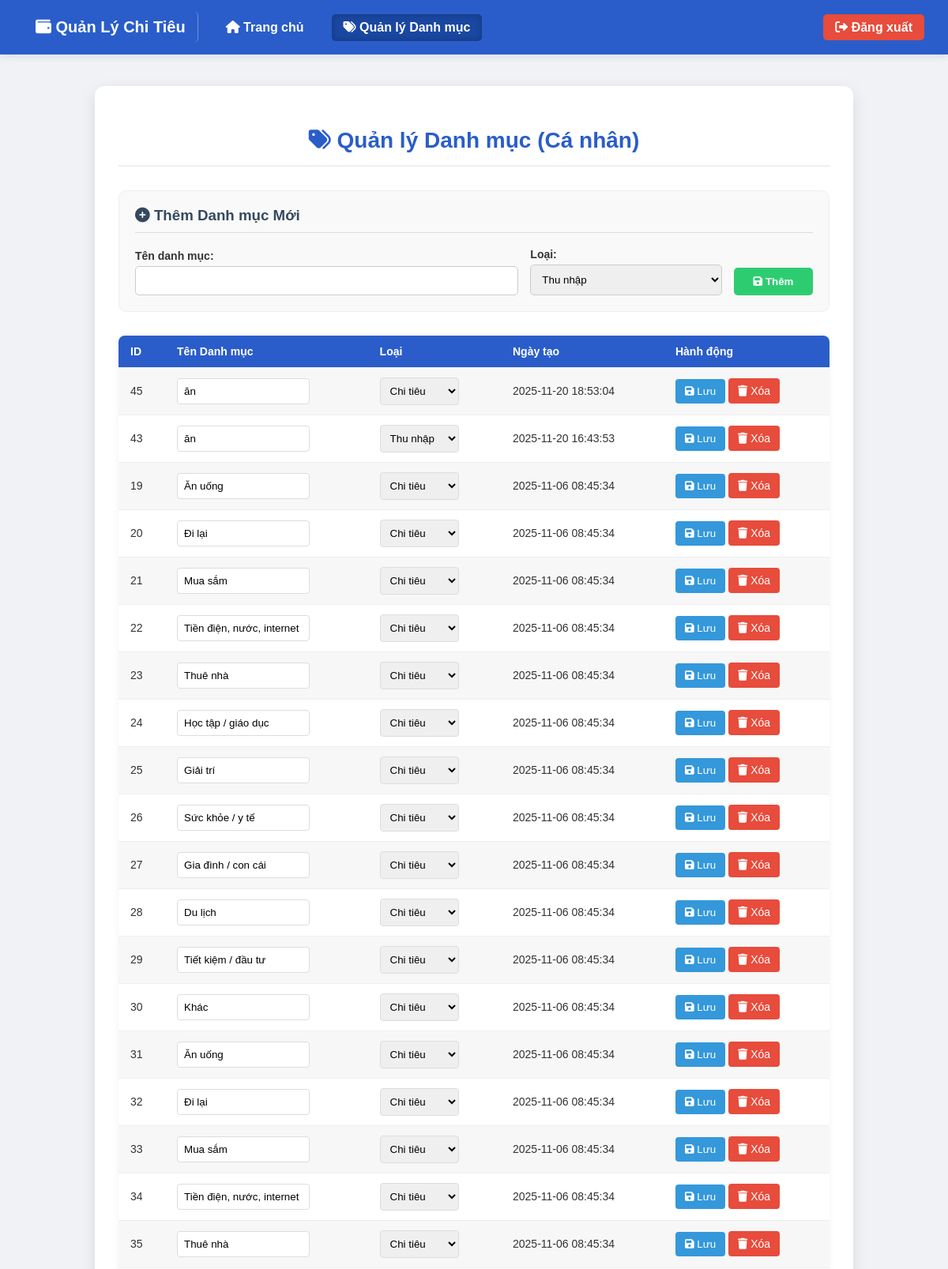
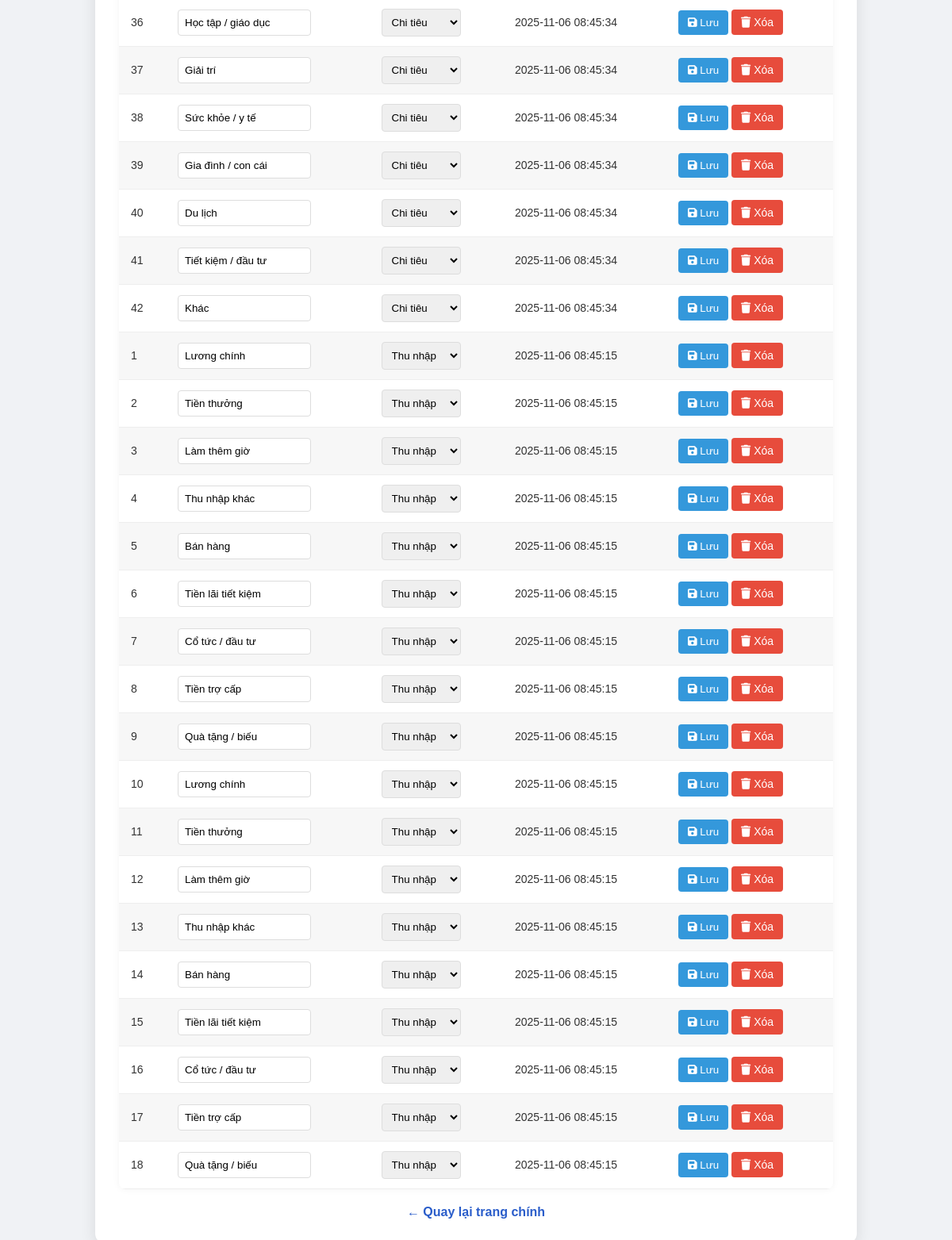
The page /quanlydanhmuc.php (signed in) on the database its author committed (2 pictures, top to bottom).
### tables this page shows
CREATE TABLE IF NOT EXISTS `categories` (
  `id` int NOT NULL AUTO_INCREMENT,
  `user_id` int NOT NULL,
  `name` varchar(150) NOT NULL,
  `type` enum('income','expense') NOT NULL,
  `created_at` timestamp NULL DEFAULT CURRENT_TIMESTAMP,
  PRIMARY KEY (`id`),
  KEY `user_id` (`user_id`)
);

### quanlydanhmuc.php (the view, shortened to what this page needs)
<?php
$servername = "localhost";
$username = "root";
$password = "";
$database = "Quanlythuchi";
$conn = mysqli_connect($servername, $username, $password, $database);
$user = $_SESSION['username'];
$result = mysqli_query($conn, "SELECT id, role FROM users WHERE username='$user'");
$row = mysqli_fetch_assoc($result);
$user_id = $row['id'];
$role = $row['role'];
$sql_categories = "SELECT c.*, u.username FROM categories c JOIN users u ON c.user_id = u.id";
if ($role === 'user') {
    $sql_categories .= " WHERE c.user_id='$user_id'";
}
$sql_categories .= " ORDER BY c.created_at DESC";
$categories_query = mysqli_query($conn, $sql_categories);
?>
<!DOCTYPE html>
<html lang="vi">
<head>
    <link rel="stylesheet" href="https://cdnjs.cloudflare.com/ajax/libs/font-awesome/6.0.0-beta3/css/all.min.css">
</head>
<body>
    <?php if ($role === 'admin'): ?>
        <nav class="navbar">
        <div class="navbar-left">
            <a href="admin.php" class="navbar-brand"><i class="fas fa-shield-alt"></i> ADMIN PANEL</a>
            <a href="quanlynguoidung.php"><i class="fas fa-users-cog"></i> Quản lý Người dùng</a>
            <a href="quanlydanhmuc.php"><i class="fas fa-tags"></i> Quản lý Danh mục</a>
            <a href="thongke_hethong.php"><i class="fas fa-chart-line"></i> Thống kê Hệ thống</a>
        </div>
        <div class="navbar-right">
            <a href="dangxuat.php"><i class="fas fa-sign-out-alt"></i> Đăng xuất</a>
        </div>
    </nav>
    <?php else: ?>
        <nav class="navbar">
            <div class="navbar-left">
                <a href="index.php" class="navbar-brand"><i class="fas fa-wallet"></i> Quản Lý Chi Tiêu</a>
                <a href="index.php"><i class="fas fa-home"></i> Trang chủ</a>
                <a href="quanlydanhmuc.php" class="active"><i class="fas fa-tags"></i> Quản lý Danh mục</a>
            </div>
            <div class="navbar-right">
                <a href="dangxuat.php"><i class="fas fa-sign-out-alt"></i> Đăng xuất</a>
            </div>
        </nav>
    <?php endif; ?>
<div class="container">
    <h2><i class="fas fa-tags"></i> Quản lý Danh mục <?php echo ($role === 'admin' ? '(Hệ thống)' : '(Cá nhân)'); ?></h2>
    <div class="add-category-form">
        <h3><i class="fas fa-plus-circle"></i> Thêm Danh mục Mới</h3>
        <form method="POST">
            <div class="form-grid">
                <div class="form-group">
                    <label>Tên danh mục:</label>
                    <input type="text" name="name" required>
                </div>
                <div class="form-group">
                    <label>Loại:</label>
                    <select name="type">
                        <option value="income">Thu nhập</option>
                    </select>
                </div>
                <button type="submit" name="add_category"><i class="fas fa-save"></i> Thêm</button>
            </div>
        </form>
    </div>
    <table>
        <tr>
            <th>ID</th>
            <th>Tên Danh mục</th>
            <th>Loại</th>
            <th>Ngày tạo</th>
            <th>Hành động</th>
        </tr>
        <?php if (mysqli_num_rows($categories_query) > 0): ?>
            <?php while ($cat = mysqli_fetch_assoc($categories_query)): ?>
                <tr>
                    <form method="POST">
                        <td><?php echo $cat['id']; ?></td>
                        <td><input type="text" name="name" value="<?php echo htmlspecialchars($cat['name']); ?>"></td>
                        <td>
                            <select name="type">
                                <option value="income" <?php if ($cat['type']=='income') echo 'selected'; ?>>Thu nhập</option>
                                <option value="expense" <?php if ($cat['type']=='expense') echo 'selected'; ?>>Chi tiêu</option>
                            </select>
                        </td>
                        <td><?php echo $cat['created_at']; ?></td>
                        <td>
                            <button type="submit" name="update_category"><i class="fas fa-save"></i> Lưu</button>
                            <a class="action-btn" href="quanlydanhmuc.php?delete_id=<?php echo $cat['id']; ?>" onclick="return confirm('Bạn có chắc chắn muốn xóa danh mục này?');"><i class="fas fa-trash"></i> Xóa</a>
                        </td>
                    </form>
                </tr>
            <?php endwhile; ?>
        <?php else: ?>
            <tr><td colspan="<?php echo $role === 'admin' ? '6' : '5'; ?>">Chưa có danh mục nào</td></tr>
        <?php endif; ?>
    </table>
    <div class="back">
        <?php if ($role === 'admin'): ?>
            <a href="admin.php">← Quay lại trang quản trị</a>
        <?php else: ?>
            <a href="index.php">← Quay lại trang chính</a>
        <?php endif; ?>
    </div>
</div>
</body>
</html>

### quanlydanhmuc.php (style rules this page uses)
body { font-family: 'Arial', sans-serif; background-color: #f0f2f5; color: #333; margin: 0; padding: 0; }
.navbar { background-color: #2a5dca; padding: 15px 30px; display: flex; justify-content: space-between; align-items: center; box-shadow: 0 2px 10px rgba(0, 0, 0, 0.1); position: sticky; top: 0; z-index: 1000; }
.navbar-left { display: flex; gap: 20px; align-items: center; }
.navbar-left a, .navbar-right a { color: white; text-decoration: none; font-weight: 600; padding: 8px 15px; border-radius: 5px; transition: background-color 0.3s; white-space: nowrap; }
.navbar-brand { font-size: 20px; font-weight: bold; color: white !important; padding: 0 15px 0 0; background: none !important; border-right: 1px solid rgba(255,255,255,0.3); }
.navbar-left a.active { background-color: #1a47a1; box-shadow: inset 0 0 10px rgba(0, 0, 0, 0.2); }
.navbar-right a { background-color: #e74c3c; }
.container { max-width: 900px; margin: 40px auto; background: #ffffff; padding: 30px; border-radius: 12px; box-shadow: 0 6px 20px rgba(0, 0, 0, 0.1); }
h2 { text-align: center; color: #2a5dca; margin-bottom: 30px; font-size: 28px; border-bottom: 2px solid #eee; padding-bottom: 15px; }
.add-category-form { background-color: #f9f9f9; padding: 20px; border-radius: 10px; margin-bottom: 30px; border: 1px solid #eee; }
.add-category-form h3 { margin-top: 0; color: #34495e; border-bottom: 1px solid #ddd; padding-bottom: 10px; }
.form-grid { display: grid; grid-template-columns: 2fr 1fr 100px; gap: 15px; align-items: end; }
.form-group label { display: block; margin-bottom: 5px; font-weight: 600; font-size: 14px; }
.add-category-form input[type="text"], .add-category-form select { width: 100%; padding: 10px; border: 1px solid #ccc; border-radius: 5px; box-sizing: border-box; }
.add-category-form button { padding: 10px 15px; background-color: #2ecc71; color: white; border: none; border-radius: 5px; cursor: pointer; font-weight: bold; transition: background 0.3s; }
table { width: 100%; border-collapse: collapse; margin-top: 15px; background-color: #fff; border-radius: 8px; overflow: hidden; box-shadow: 0 0 10px rgba(0, 0, 0, 0.05); }
th, td { padding: 12px 15px; text-align: left; border-bottom: 1px solid #eee; font-size: 14px; }
th { background-color: #2a5dca; color: white; font-weight: 600; }
tr:nth-child(even) { background-color: #f7f7f7; }
td input[type="text"] { width: 150px; }
td select { width: 100px; }
td input[type="text"], td select { padding: 8px; border: 1px solid #ddd; border-radius: 4px; }
button[name="update_category"] { background-color: #3498db; color: white; padding: 8px 12px; border-radius: 4px; border: none; cursor: pointer; font-weight: 500; }
a.action-btn { background-color: #e74c3c; color: white; padding: 8px 12px; border-radius: 4px; text-decoration: none; font-weight: 500; }
.back { margin-top: 20px; text-align: center; }
.back a { color: #2a5dca; text-decoration: none; font-weight: bold; }

### rows shown on the page
categories: id "45", name "ăn", type "Chi tiêu", created_at "2025-11-20 18:53:04"
categories: id "43", name "ăn", type "Thu nhập", created_at "2025-11-20 16:43:53"
categories: id "19", name "Ăn uống", type "Chi tiêu", created_at "2025-11-06 08:45:34"
categories: id "20", name "Đi lại", type "Chi tiêu", created_at "2025-11-06 08:45:34"
categories: id "21", name "Mua sắm", type "Chi tiêu", created_at "2025-11-06 08:45:34"
categories: id "22", name "Tiền điện, nước, internet", type "Chi tiêu", created_at "2025-11-06 08:45:34"
categories: id "23", name "Thuê nhà", type "Chi tiêu", created_at "2025-11-06 08:45:34"
categories: id "24", name "Học tập / giáo dục", type "Chi tiêu", created_at "2025-11-06 08:45:34"
categories: id "25", name "Giải trí", type "Chi tiêu", created_at "2025-11-06 08:45:34"
categories: id "26", name "Sức khỏe / y tế", type "Chi tiêu", created_at "2025-11-06 08:45:34"
categories: id "27", name "Gia đình / con cái", type "Chi tiêu", created_at "2025-11-06 08:45:34"
categories: id "28", name "Du lịch", type "Chi tiêu", created_at "2025-11-06 08:45:34"
categories: id "29", name "Tiết kiệm / đầu tư", type "Chi tiêu", created_at "2025-11-06 08:45:34"
categories: id "30", name "Khác", type "Chi tiêu", created_at "2025-11-06 08:45:34"
categories: id "31", name "Ăn uống", type "Chi tiêu", created_at "2025-11-06 08:45:34"
categories: id "32", name "Đi lại", type "Chi tiêu", created_at "2025-11-06 08:45:34"
categories: id "33", name "Mua sắm", type "Chi tiêu", created_at "2025-11-06 08:45:34"
categories: id "34", name "Tiền điện, nước, internet", type "Chi tiêu", created_at "2025-11-06 08:45:34"
categories: id "35", name "Thuê nhà", type "Chi tiêu", created_at "2025-11-06 08:45:34"
categories: id "36", name "Học tập / giáo dục", type "Chi tiêu", created_at "2025-11-06 08:45:34"
categories: id "37", name "Giải trí", type "Chi tiêu", created_at "2025-11-06 08:45:34"
categories: id "38", name "Sức khỏe / y tế", type "Chi tiêu", created_at "2025-11-06 08:45:34"
categories: id "39", name "Gia đình / con cái", type "Chi tiêu", created_at "2025-11-06 08:45:34"
categories: id "40", name "Du lịch", type "Chi tiêu", created_at "2025-11-06 08:45:34"
categories: id "41", name "Tiết kiệm / đầu tư", type "Chi tiêu", created_at "2025-11-06 08:45:34"
categories: id "42", name "Khác", type "Chi tiêu", created_at "2025-11-06 08:45:34"
categories: id "1", name "Lương chính", type "Thu nhập", created_at "2025-11-06 08:45:15"
categories: id "2", name "Tiền thưởng", type "Thu nhập", created_at "2025-11-06 08:45:15"
categories: id "3", name "Làm thêm giờ", type "Thu nhập", created_at "2025-11-06 08:45:15"
categories: id "4", name "Thu nhập khác", type "Thu nhập", created_at "2025-11-06 08:45:15"
categories: id "5", name "Bán hàng", type "Thu nhập", created_at "2025-11-06 08:45:15"
categories: id "6", name "Tiền lãi tiết kiệm", type "Thu nhập", created_at "2025-11-06 08:45:15"
categories: id "7", name "Cổ tức / đầu tư", type "Thu nhập", created_at "2025-11-06 08:45:15"
categories: id "8", name "Tiền trợ cấp", type "Thu nhập", created_at "2025-11-06 08:45:15"
categories: id "9", name "Quà tặng / biếu", type "Thu nhập", created_at "2025-11-06 08:45:15"
categories: id "10", name "Lương chính", type "Thu nhập", created_at "2025-11-06 08:45:15"
categories: id "11", name "Tiền thưởng", type "Thu nhập", created_at "2025-11-06 08:45:15"
categories: id "12", name "Làm thêm giờ", type "Thu nhập", created_at "2025-11-06 08:45:15"
categories: id "13", name "Thu nhập khác", type "Thu nhập", created_at "2025-11-06 08:45:15"
categories: id "14", name "Bán hàng", type "Thu nhập", created_at "2025-11-06 08:45:15"
categories: id "15", name "Tiền lãi tiết kiệm", type "Thu nhập", created_at "2025-11-06 08:45:15"
categories: id "16", name "Cổ tức / đầu tư", type "Thu nhập", created_at "2025-11-06 08:45:15"
categories: id "17", name "Tiền trợ cấp", type "Thu nhập", created_at "2025-11-06 08:45:15"
categories: id "18", name "Quà tặng / biếu", type "Thu nhập", created_at "2025-11-06 08:45:15"
